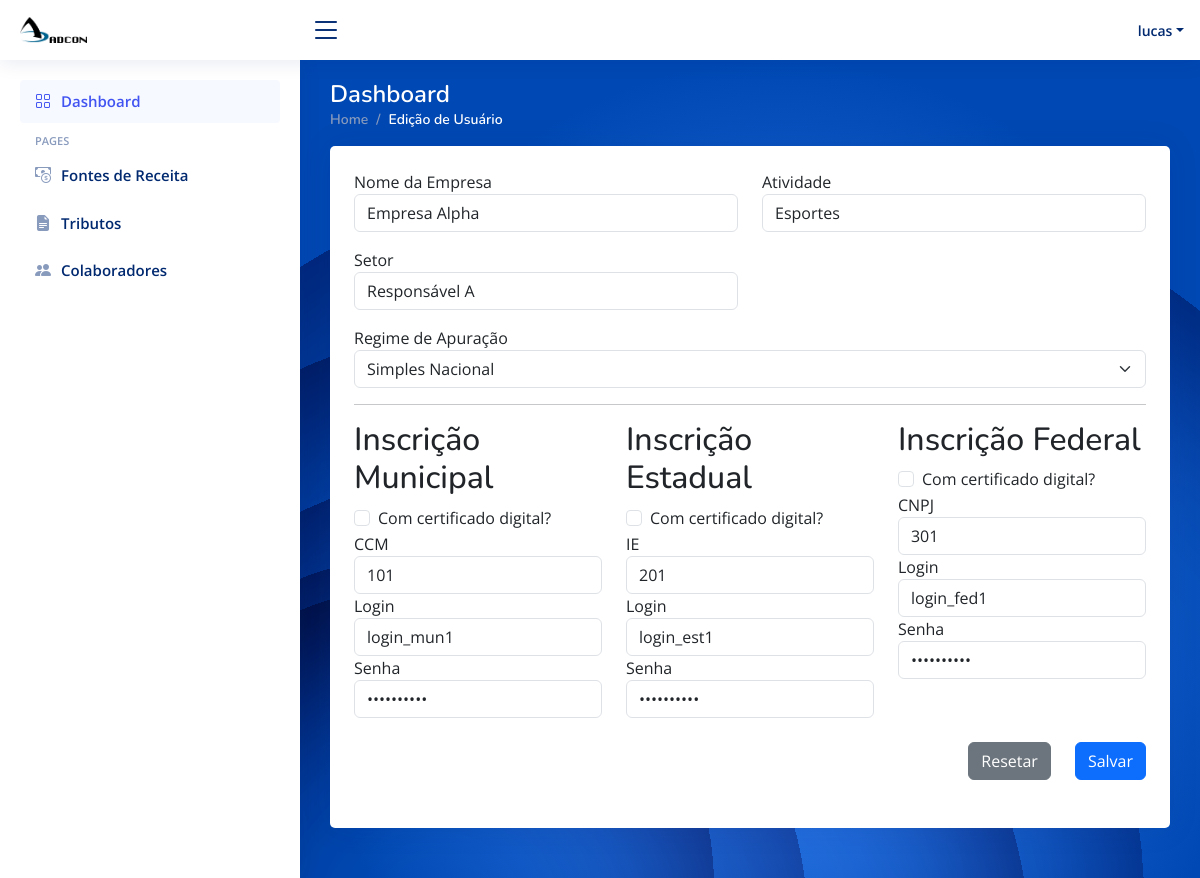
/empresas/1/update/ (signed in), run on the app's committed database.
### app/models.py (models this page shows)
class Empresa(models.Model):
    id_empresa = models.AutoField(primary_key=True)
    nome = models.CharField(max_length=100, null=True, blank=True)
    responsaveis = models.CharField(max_length=100, null=True, blank=True)
    atividade = models.CharField(max_length=100, null=True, blank=True)
    cnpj_federal = models.ForeignKey(Federal, on_delete=models.CASCADE)
    ie_estadual = models.ForeignKey(Estadual, on_delete=models.CASCADE)
    ccm_municipal = models.ForeignKey(Municipal, on_delete=models.CASCADE)
    regime_apuracao = models.CharField(max_length=100, null=True, blank=True)

class Municipal(models.Model):
    ccm = models.AutoField(primary_key=True)
    login_municipal = models.CharField(max_length=100, null=True, blank=True)
    senha_municipal = models.CharField(max_length=100, null=True, blank=True)
    certificado_digital_municipal = models.BooleanField()

class Estadual(models.Model):
    ie = models.AutoField(primary_key=True)
    login_estadual = models.CharField(max_length=100, null=True, blank=True)
    senha_estadual = models.CharField(max_length=100, null=True, blank=True)
    certificado_digital_estadual = models.BooleanField()

class Federal(models.Model):
    cnpj = models.AutoField(primary_key=True)
    login_federal = models.CharField(max_length=100, null=True, blank=True)
    senha_federal = models.CharField(max_length=100, null=True, blank=True)
    certificado_digital_federal = models.BooleanField()

### app/views.py (the view, shortened to what this page needs)
# urls.py: path('empresas/<int:empresa_id>/update/', views.update_empresa, name="editar_empresa"),
@login_required(login_url="/")
def update_empresa(request, empresa_id):
    empresa = get_object_or_404(Empresa, id_empresa=empresa_id)
    cnpj = empresa.cnpj_federal.cnpj
    ie = empresa.ie_estadual.ie
    ccm = empresa.ccm_municipal.ccm
    print(ccm)  # Retorna o valor do ccm
    print(cnpj)  # Retorna o valor do cnpj
    print(ie)  # Retorna o valor do ie
    Cnpj = get_object_or_404(Federal, cnpj=cnpj)
    Ie = get_object_or_404(Estadual, ie=ie)
    Ccm = get_object_or_404(Municipal, ccm=ccm)
    return render(request, 'frontend/Editar_Empresa.html', {'empresa': empresa,
                                                            'municipal': Ccm,
                                                            'estadual': Ie,
                                                            'federal': Cnpj})

### app/templates/frontend/Editar_Empresa.html (shortened to what this page needs)
<html lang="en">
{% load static %}
<head>
  <link href="{% static "vendor/bootstrap/css/bootstrap.min.css" %}" rel="stylesheet">
  <link href="{% static "vendor/bootstrap-icons/bootstrap-icons.css" %}" rel="stylesheet">
  <link href="{% static "vendor/boxicons/css/boxicons.min.css" %}" rel="stylesheet">
  <link href="{% static "vendor/quill/quill.snow.css" %}" rel="stylesheet">
  <link href="{% static "vendor/quill/quill.bubble.css" %}" rel="stylesheet">
  <link href="{% static "vendor/remixicon/remixicon.css" %}" rel="stylesheet">
  <link href="{% static "vendor/simple-datatables/style.css" %}" rel="stylesheet">
  <link href="{% static "css/style.css" %}" rel="stylesheet">
</head>
<body>
  <header id="header" class="header fixed-top d-flex align-items-center">
    <div class="d-flex align-items-center justify-content-between">
      <a href="{% url 'index' %}" class="logo d-flex align-items-center">
        <img src="{% static "img/logo.png" %}" alt="">
      </a>
      <i class="bi bi-list toggle-sidebar-btn"></i>
    </div>
    <nav class="header-nav ms-auto">
      <ul class="d-flex align-items-center">
        <li class="nav-item dropdown pe-3">
          <a class="nav-link nav-profile d-flex align-items-center pe-0" href="#" data-bs-toggle="dropdown">
            <span class="d-none d-md-block dropdown-toggle ps-2">{{user.username}}</span>
          </a>
        </li>
      </ul>
    </nav>
  </header>
  <aside id="sidebar" class="sidebar">
    <ul class="sidebar-nav" id="sidebar-nav">
      <li class="nav-item">
        <a class="nav-link " href="{% url 'index' %}">
          <i class="bi bi-grid"></i>
          <span>Dashboard</span>
        </a>
      </li>
      <li class="nav-heading">Pages</li>
      <li class="nav-item">
        <a class="nav-link collapsed" href="{% url 'fontes_receitas' %}">
          <i class="bi bi-cash-coin"></i>
          <span>Fontes de Receita</span>
        </a>
      </li>
      <li class="nav-item">
        <a class="nav-link collapsed" href="{% url 'tributos' %}">
          <i class="bi bi-file-earmark-text-fill"></i>
          <span>Tributos</span>
        </a>
      </li>
      <li class="nav-item">
        <a class="nav-link collapsed" href={% url 'colaboradores' %}>
          <i class="bi bi-people-fill"></i>
          <span>Colaboradores</span>
        </a>
      </li>
    </ul>
  </aside>
  <main id="main" class="main" style="background-image: url('{% static "img/graphic-side.svg" %}');">
    <div class="pagetitle">
      <h1 class="text-white">Dashboard</h1>
      <nav>
        <ol class="breadcrumb">
          <li class="breadcrumb-item active text-white"><a href="{% url 'index' %}">Home</a></li>
          <li class="breadcrumb-item active text-white">Edição de Usuário</li>
        </ol>
      </nav>
    </div>
    <section class="section dashboard">
    <div class="card">
        <div class="card-body p-4">
            <form method="POST"> {% csrf_token %}
                    <div class="row">
                        <div class="col-md-6">
                            <div class="form-group">
                                <label for="nomeEmpresa">Nome da Empresa</label>
                                <input type="text" class="form-control" id="nomeEmpresa" name="nome_empresa" value="{{ empresa.nome }}" required>
                            </div>
                        </div>
                        <div class="col-md-6">
                            <div class="form-group">
                                <label for="atividade">Atividade</label>
                                <input type="text" class="form-control" id="atividade" name="atividade_empresa" value="{{ empresa.atividade }}" required>
                            </div>
                        </div>
                    </div>
                    <div class="row">
                        <div class="col-md-6 my-3">
                            <div class="form-group">
                                <label for="responsaveis">Setor</label>
                                <input type="text" class="form-control" id="responsaveis" name="responsaveis_empresa" value="{{ empresa.responsaveis }}">
                            </div>
                        </div>
                    </div>
                    <div class="form-group">
                        <label for="regimeApuracao">Regime de Apuração</label>
                        <select class="form-select" id="regimeApuracao" name="regime_apuracao" data-value="{{ empresa.regime_apuracao }}">
                            <option value="Simples Nacional">Simples Nacional</option>
                        </select>
                    </div>
                    <hr>
                    <div class="row">
                        <div class="col-lg-4">
                            <h2>Inscrição Municipal</h2>
                            <div class="form-check">
                                <input type="checkbox" value="true" class="form-check-input" id="comCertificadoMunicipal" name="certificado_digital_municipal">
                                <label class="form-check-label" for="comCertificadoMunicipal" data-value="{{ municipal.certificado_digital_municipal }}">Com certificado digital?</label>
                            </div>
                            <div class="form-group">
                                <label for="ccm">CCM</label>
                                <input type="text" class="form-control" id="ccm" name="ccm_municipal" value="{{ municipal.ccm }}">
                            </div>
                            <div class="form-group">
                                <label for="loginMunicipal">Login</label>
                                <input type="text" class="form-control" id="loginMunicipal" name="login_municipal" value="{{ municipal.login_municipal }}">
                            </div>
                            <div class="form-group">
                                <label for="senhaMunicipal">Senha</label>
                                <input type="password" class="form-control" id="senhaMunicipal" name="senha_municipal" value="{{ municipal.senha_municipal }}">
                            </div>
                        </div>
                        <div class="col-lg-4">
                            <h2>Inscrição Estadual</h2>
                            <div class="form-check">
                                <input type="checkbox" value="true" class="form-check-input" id="comCertificadoEstadual" name="certificado_digital_estadual">
                                <label class="form-check-label" for="comCertificadoEstadual" data-value="{{ estadual.certificado_digital_estadual }}">Com certificado digital?</label>
                            </div>
                            <div class="form-group">
                                <label for="ie">IE</label>
                                <input type="text" class="form-control" id="ie" name="ie_estadual" value="{{ estadual.ie }}">
                            </div>
                            <div class="form-group">
                                <label for="loginEstadual">Login</label>
                                <input type="text" class="form-control" id="loginEstadual" name="login_estadual" value="{{ estadual.login_estadual }}">
                            </div>
                            <div class="form-group">
                                <label for="senhaEstadual">Senha</label>
                                <input type="password" class="form-control" id="senhaEstadual" name="senha_estadual" value="{{ estadual.senha_estadual }}">
                            </div>
                        </div>
                        <div class="col-lg-4">
                            <h2>Inscrição Federal</h2>
                            <div class="form-check">
                                <input type="checkbox" value="true" class="form-check-input" id="comCertificadoFederal" name="certificado_digital_federal">
                                <label class="form-check-label" for="comCertificadoFederal" data-value="{{ federal.certificado_digital_federal }}">Com certificado digital?</label>
                            </div>
                            <div class="form-group">
                                <label for="cnpjFederal">CNPJ</label>
                                <input type="text" class="form-control" id="cnpjFederal" name="cnpj_federal" value="{{ federal.cnpj }}">
                            </div>
                            <div class="form-group">
                                <label for="loginFederal">Login</label>
                                <input type="text" class="form-control" id="loginFederal" name="login_federal" value="{{ federal.login_federal }}">
                            </div>
                            <div class="form-group">
                                <label for="senhaFederal">Senha</label>
                                <input type="password" class="form-control" id="senhaFederal" name="senha_federal" value="{{ federal.senha_federal }}">
                            </div>
                        </div>
                    </div>
                    <div class="modal-footer my-4">
                        <button type="reset" class="btn btn-secondary mx-4" data-dismiss="modal">Resetar</button>
                        <button type="submit" class="btn btn-primary" id="salvarEmpresa">Salvar</button>
                    </div>
                </form>
        </div>
    </div>
    </section>
  </main>
</body>
</html>

### app/static/css/style.css (style rules this page uses)
:root { scroll-behavior: smooth; }
body { font-family: "Open Sans", sans-serif; background: #f6f9ff; color: #444444; }
a { color: #4154f1; text-decoration: none; }
h1, h2, h3, h4, h5, h6 { font-family: "Nunito", sans-serif; }
#main { margin-top: 60px; padding: 20px 30px; transition: all 0.3s; }
.pagetitle { margin-bottom: 10px; }
.pagetitle h1 { font-size: 24px; margin-bottom: 0; font-weight: 600; color: #012970; }
.card { margin-bottom: 30px; border: none; border-radius: 5px; box-shadow: 0px 0 30px rgba(1, 41, 112, 0.1); }
.card-body { padding: 0 20px 20px 20px; }
.breadcrumb { font-size: 14px; font-family: "Nunito", sans-serif; color: #899bbd; font-weight: 600; }
.breadcrumb a { color: #899bbd; transition: 0.3s; }
.breadcrumb .breadcrumb-item::before { color: #899bbd; }
.breadcrumb .active { color: #51678f; font-weight: 600; }
.logo { line-height: 1; }
@media (min-width: 1200px) { .logo { width: 280px; } }
.logo img { max-height: 26px; margin-right: 6px; }
.header { transition: all 0.5s; z-index: 997; height: 60px; box-shadow: 0px 2px 20px rgba(1, 41, 112, 0.1); background-color: #fff; padding-left: 20px; }
.header .toggle-sidebar-btn { font-size: 32px; padding-left: 10px; cursor: pointer; color: #012970; }
.header-nav ul { list-style: none; }
.header-nav>ul { margin: 0; padding: 0; }
.header-nav .nav-profile { color: #012970; }
.header-nav .nav-profile span { font-size: 14px; font-weight: 600; }
.sidebar { position: fixed; top: 60px; left: 0; bottom: 0; width: 300px; z-index: 996; transition: all 0.3s; padding: 20px; overflow-y: auto; scrollbar-width: thin; scrollbar-color: #aab7cf transparent; box-shadow: 0px 0px 20px rgba(1, 41, 112, 0.1); background-color: #fff; }
@media (min-width: 1200px) { #main, #footer { margin-left: 300px; } }
.sidebar-nav { padding: 0; margin: 0; list-style: none; }
.sidebar-nav li { padding: 0; margin: 0; list-style: none; }
.sidebar-nav .nav-item { margin-bottom: 5px; }
.sidebar-nav .nav-heading { font-size: 11px; text-transform: uppercase; color: #899bbd; font-weight: 600; margin: 10px 0 5px 15px; }
.sidebar-nav .nav-link { display: flex; align-items: center; font-size: 15px; font-weight: 600; color: #4154f1; transition: 0.3; background: #f6f9ff; padding: 10px 15px; border-radius: 4px; }
.sidebar-nav .nav-link i { font-size: 16px; margin-right: 10px; color: #4154f1; }
.sidebar-nav .nav-link.collapsed { color: #012970; background: #fff; }
.sidebar-nav .nav-link.collapsed i { color: #899bbd; }

### data on the page
Empresa: nome_empresa "Empresa Alpha", atividade_empresa "Esportes", responsaveis_empresa "Responsável A", regime_apuracao "Simples Nacional"
Municipal: ccm_municipal "101", login_municipal "login_mun1"
Estadual: ie_estadual "201", login_estadual "login_est1"
Federal: cnpj_federal "301", login_federal "login_fed1"

### other printed values
{{ user.username }} "lucas"
